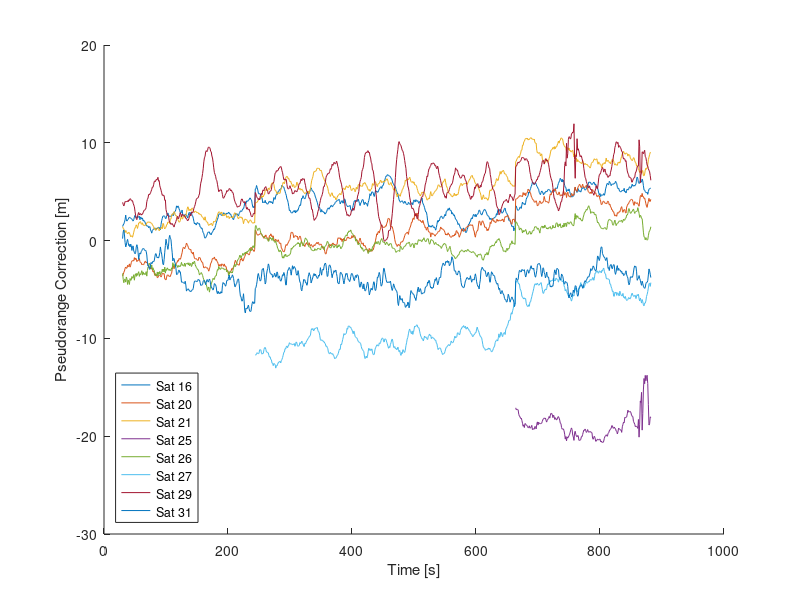

This figure's MATLAB source:
prc = dlmread('PRC_log_kriens_balkon_21_05_18_ohne_satcorr.txt', '\t', 1, 0);

prc(prc == 0) = nan;

hold on
plot(prc(:, 17))
plot(prc(:, 21))
plot(prc(:, 22))
plot(prc(:, 26))
plot(prc(:, 27))
plot(prc(:, 28))
plot(prc(:, 30))
plot(prc(:, 32))
hold off

%title('Pseudorange Corrections gemessen am 21.05.2018 in Kriens')
xlabel("Time [s]")
ylabel("Pseudorange Correction [m]")
legend('Sat 16', 'Sat 20', 'Sat 21', 'Sat 25', 'Sat 26', 'Sat 27', 'Sat 29', 'Sat 31', 'Location', 'SouthWest')
